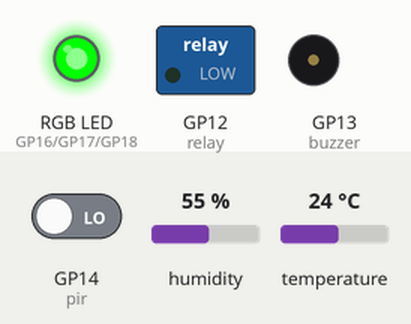
Simulated run of this program. Board: Raspberry Pi Pico running MicroPython. On the bench: switched loads named in the program (green lamp = pin HIGH), an RGB LED mixed from three pins (HIGH = lit), buzzer (waves = sounding, pin HIGH). Wiring (from the project's diagram.json): relay on GP12, buzzer on GP13, PIR motion sensor on GP14, DHT22 sensor on GP15, red LED on GP16, green LED on GP17, blue LED on GP18. The inputs (shaded band) are chosen by the test bench; at power-on: GP14 (pir) LOW, temperature 24 °C, humidity 55 %. WiFi joins after 1.5 s; no MQTT or app messages arrive unless stated; the clock reads 2024-03-15 10:24:30 at power-on unless the program sets it; what the program prints to the serial console is not drawn.

Above: at 3.4 s.
3.5 s: GP14 (pir) driven HIGH
At 5.42 s:
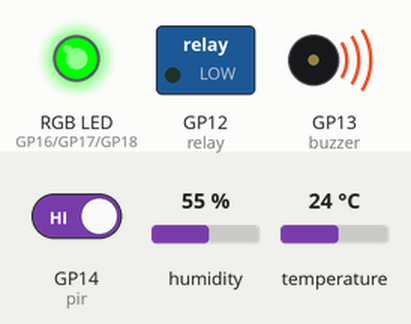
At 5.97 s:
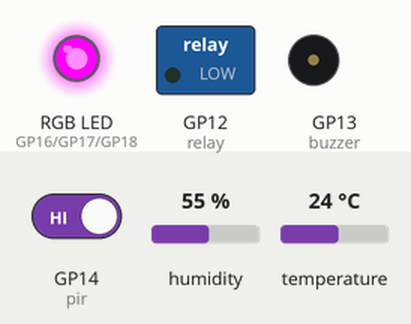
7.6 s: temperature set to 27.5 °C
13.6 s: temperature set to 28.7 °C
At 16.7 s:
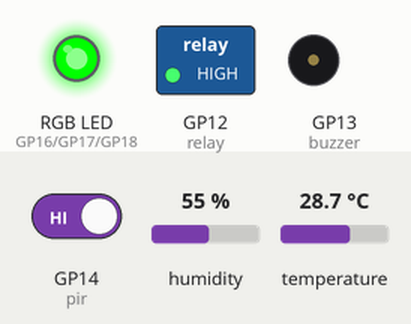
Timing chart, 0 to 21.3 s (numbered marks = the images above; inputs shaded):
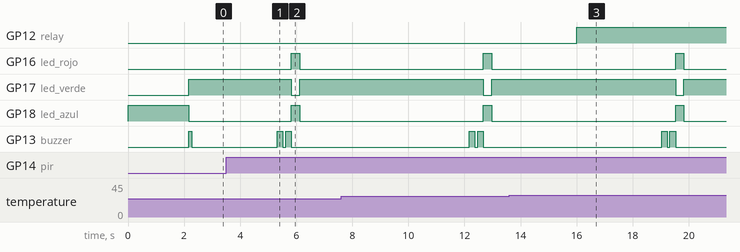

The program:

main.py
```python
import time
import ujson
from configuracion import *
from sensores import GestorSensores
from actuadores import GestorActuadores
from conectividad import GestorConectividad
from automatizacion import GestorAutomatizacion
from utilidades import *

#  VARIABLES GLOBALES

# Gestores del sistema
gestor_sensores = None
gestor_actuadores = None
gestor_conectividad = None
gestor_automatizacion = None

# Contador de ciclos
contador_ciclos = 0

#  CALLBACKS

def callback_mqtt(topic, msg):
    """
    Callback para procesar mensajes MQTT entrantes
    """
    global gestor_actuadores

    log_evento("INFO", f"Mensaje MQTT recibido en {topic.decode()}")

    try:
        comando = ujson.loads(msg)
        dispositivo = comando.get("dispositivo", "")
        accion = comando.get("accion", "")

        if dispositivo == "relay":
            if accion == "encender":
                gestor_actuadores.activar_relay()
                log_evento("SUCCESS", "Relay activado remotamente")
            elif accion == "apagar":
                gestor_actuadores.desactivar_relay()
                log_evento("SUCCESS", "Relay desactivado remotamente")
            elif accion == "alternar":
                gestor_actuadores.alternar_relay()
                log_evento("SUCCESS", "Relay alternado remotamente")

        elif dispositivo == "led":
            r = comando.get("r", 0)
            g = comando.get("g", 0)
            b = comando.get("b", 0)
            gestor_actuadores.establecer_color_led(r, g, b)
            log_evento("SUCCESS", f"LED cambiado a RGB({r},{g},{b})")

        elif dispositivo == "buzzer":
            if accion == "encender":
                gestor_actuadores.activar_buzzer(0.5)
                log_evento("SUCCESS", "Buzzer activado remotamente")

        else:
            log_evento("WARN", f"Dispositivo desconocido: {dispositivo}")

    except Exception as e:
        log_evento("ERROR", f"Error procesando comando MQTT: {e}")

#  FUNCIONES PRINCIPALES

def inicializar_sistema():
    """Inicializa todos los componentes del sistema"""
    global gestor_sensores, gestor_actuadores, gestor_conectividad, gestor_automatizacion

    imprimir_banner()
    log_evento("INFO", "Iniciando sistema...")

    # Inicializar sensores
    imprimir_separador("SENSORES")
    gestor_sensores = GestorSensores(
        pin_dht=PINES["dht"],
        pin_pir=PINES["pir"]
    )

    # Inicializar actuadores
    imprimir_separador("ACTUADORES")
    gestor_actuadores = GestorActuadores(
        pin_relay=PINES["relay"],
        pin_led_r=PINES["led_rojo"],
        pin_led_g=PINES["led_verde"],
        pin_led_b=PINES["led_azul"],
        pin_buzzer=PINES["buzzer"]
    )

    # Estado inicial - LED azul (inicializando)
    gestor_actuadores.led_azul_encender()

    # Inicializar conectividad
    imprimir_separador("CONECTIVIDAD")
    config_wifi = {
        "ssid": WIFI_SSID,
        "password": WIFI_PASSWORD
    }
    gestor_conectividad = GestorConectividad(
        config_wifi=config_wifi,
        config_mqtt=CONFIGURACION_MQTT,
        callback_mensajes=callback_mqtt
    )

    # Conectar WiFi
    if not gestor_conectividad.conectar_wifi():
        log_evento("WARN", "Sistema continuando sin WiFi")
        gestor_actuadores.led_amarillo_encender()
        time.sleep(2)

    # Conectar MQTT
    if gestor_conectividad.conectado_wifi:
        topics_suscribir = [TOPICS_MQTT["control"]]
        if not gestor_conectividad.conectar_mqtt(topics_suscribir):
            log_evento("WARN", "Sistema continuando sin MQTT")

    # Inicializar automatización
    imprimir_separador("AUTOMATIZACIÓN")
    gestor_automatizacion = GestorAutomatizacion(
        gestor_sensores=gestor_sensores,
        gestor_actuadores=gestor_actuadores,
        parametros=PARAMETROS
    )

    # Sistema listo - LED verde
    gestor_actuadores.led_verde_encender()
    gestor_actuadores.buzzer_confirmacion()

    imprimir_separador()
    log_evento("SUCCESS", "Sistema inicializado correctamente")
    print("\n Iniciando loop principal...\n")

def ejecutar_loop_principal():
    """Loop principal del sistema"""
    global contador_ciclos

    while True:
        try:
            imprimir_separador(f"CICLO #{contador_ciclos + 1}")

            # 1. Leer sensores
            lecturas = gestor_sensores.leer_todos()

            if lecturas["temperatura"] is not None:
                gestor_sensores.mostrar_lecturas()

                # 2. Ejecutar automatización
                gestor_automatizacion.ejecutar_ciclo_automatico(
                    conectividad=gestor_conectividad,
                    topic_alertas=TOPICS_MQTT["alertas"]
                )

                # 3. Enviar datos por MQTT periódicamente
                if gestor_conectividad.conectado_mqtt and (contador_ciclos % PARAMETROS["intervalo_envio_mqtt"] == 0):
                    mensaje = crear_mensaje_datos(
                        temperatura=gestor_sensores.obtener_ultima_temperatura(),
                        humedad=gestor_sensores.obtener_ultima_humedad(),
                        movimiento=gestor_sensores.obtener_estado_movimiento(),
                        relay_estado=gestor_actuadores.obtener_estado_relay()
                    )
                    gestor_conectividad.publicar_mensaje(TOPICS_MQTT["sensores"], mensaje)

                    # Verificar mensajes entrantes
                    gestor_conectividad.verificar_mensajes()

                # 4. Mostrar estado de actuadores
                gestor_actuadores.mostrar_estado()

            else:
                log_evento("WARN", "No se pudieron leer los sensores")

            contador_ciclos += 1
            time.sleep(PARAMETROS["intervalo_lectura"])

        except KeyboardInterrupt:
            log_evento("INFO", "Sistema detenido por usuario")
            break

        except Exception as e:
            log_evento("ERROR", f"Error en loop principal: {e}")
            gestor_actuadores.led_rojo_encender()
            time.sleep(5)
            gestor_actuadores.led_verde_encender()

def limpiar_y_finalizar():
    """Limpia recursos y finaliza el sistema"""
    print("\n")
    imprimir_separador("FINALIZANDO SISTEMA")

    log_evento("INFO", "Limpiando recursos...")

    # Desconectar MQTT
    if gestor_conectividad:
        gestor_conectividad.desconectar_mqtt()

    # Apagar actuadores
    if gestor_actuadores:
        gestor_actuadores.apagar_todo()

    imprimir_separador()
    log_evento("SUCCESS", "Sistema finalizado correctamente")
    print("=" * 60 + "\n")

#  PUNTO DE ENTRADA

def main():
    """Función principal del programa"""
    try:
        # Inicializar sistema
        inicializar_sistema()

        # Ejecutar loop principal
        ejecutar_loop_principal()

    finally:
        # Siempre limpiar al salir
        limpiar_y_finalizar()

# Ejecutar programa
if __name__ == "__main__":
    main()
```

configuracion.py
```python
"""
Configuración del Sistema Smart Home IoT
Raspberry Pi Pico W - MicroPython
Proyecto Final - Desarrollo de Software VIII
"""

WIFI_SSID = "Wokwi-GUEST"
WIFI_PASSWORD = ""

# CONFIGURACIÓN MQTT

CONFIGURACION_MQTT = {
    "broker": "smarthome-utp-310d528f.a02.usw2.aws.hivemq.cloud",
    "puerto": 8883,
    "usuario": "esp32_client",
    "password": "proyectoDS8",
    "cliente_id": "picow_smarthome",
    "keepalive": 7200,
    "usar_ssl": True
}

# Topics MQTT
TOPICS_MQTT = {
    "sensores": "smarthome/sensores",
    "control": "smarthome/control",
    "alertas": "smarthome/alertas",
    "estado": "smarthome/estado"
}

#  PINES GPIO
PINES = {
    "dht": 15,           # GPIO15 - Sensor DHT22 (Temp/Humedad)
    "pir": 14,           # GPIO14 - Sensor PIR (Movimiento)
    "relay": 12,         # GPIO12 - Módulo Relay
    "led_rojo": 16,      # GPIO16 - LED Rojo
    "led_verde": 17,     # GPIO17 - LED Verde
    "led_azul": 18,      # GPIO18 - LED Azul
    "buzzer": 13,        # GPIO13 - Buzzer
    "lcd_sda": 20,       # GPIO20 - Display LCD I2C SDA
    "lcd_scl": 21        # GPIO21 - Display LCD I2C SCL
}

#  PARÁMETROS DEL SISTEMA
PARAMETROS = {
    "temp_maxima": 28.0,           # °C - Activar ventilador
    "temp_minima": 25.0,           # °C - Desactivar ventilador
    "intervalo_lectura": 3,        # Segundos entre lecturas
    "intervalo_envio_mqtt": 10,    # Enviar datos cada X ciclos
    "cooldown_alerta": 5           # Segundos entre alertas de movimiento
}

CONFIGURACION_THINGSPEAK = {
    "api_key": "LTW26AZJYVJYKKT9",
    "canal_id": "3195638",
    "url": "https://api.thingspeak.com/update"
}
```

sensores.py
```python
"""
Módulo de Sensores
Maneja la lectura de todos los sensores del sistema
"""

import dht
from machine import Pin
import time

class GestorSensores:
    """Clase para gestionar todos los sensores del sistema"""

    def __init__(self, pin_dht, pin_pir):
        """
        Inicializa los sensores

        Args:
            pin_dht: Pin GPIO para sensor DHT22
            pin_pir: Pin GPIO para sensor PIR
        """
        self.sensor_dht = dht.DHT22(Pin(pin_dht))
        self.sensor_pir = Pin(pin_pir, Pin.IN)

        # Variables para almacenar últimas lecturas
        self.temperatura = 0.0
        self.humedad = 0.0
        self.movimiento = False
        self.ultima_lectura_exitosa = 0

        print(" Sensores inicializados")

    def leer_temperatura_humedad(self):
        """
        Lee temperatura y humedad del sensor DHT22

        Returns:
            tuple: (temperatura, humedad) o (None, None) si hay error
        """
        try:
            self.sensor_dht.measure()
            self.temperatura = self.sensor_dht.temperature()
            self.humedad = self.sensor_dht.humidity()
            self.ultima_lectura_exitosa = time.time()
            return (self.temperatura, self.humedad)

        except OSError as e:
            print(f" Error leyendo DHT22: {e}")
            return (None, None)

    def leer_movimiento(self):
        """
        Lee el estado del sensor PIR

        Returns:
            bool: True si detecta movimiento, False si no
        """
        self.movimiento = self.sensor_pir.value() == 1
        return self.movimiento

    def leer_todos(self):
        """
        Lee todos los sensores del sistema

        Returns:
            dict: Diccionario con todas las lecturas
        """
        temp, hum = self.leer_temperatura_humedad()
        mov = self.leer_movimiento()

        return {
            "temperatura": temp,
            "humedad": hum,
            "movimiento": mov,
            "timestamp": time.time()
        }

    def obtener_ultima_temperatura(self):
        """Retorna la última temperatura leída"""
        return self.temperatura

    def obtener_ultima_humedad(self):
        """Retorna la última humedad leída"""
        return self.humedad

    def obtener_estado_movimiento(self):
        """Retorna el último estado de movimiento"""
        return self.movimiento

    def mostrar_lecturas(self):
        """Imprime las lecturas actuales en consola de forma formateada"""
        print(f" Temp: {self.temperatura:.1f}°C | Humedad: {self.humedad:.1f}% | Movimiento: {'SÍ' if self.movimiento else 'NO'}")
```

actuadores.py
```python
"""
Módulo de Actuadores
Controla todos los actuadores del sistema (relay, LEDs, buzzer)
"""

from machine import Pin
import time

class GestorActuadores:
    """Clase para gestionar todos los actuadores del sistema"""

    def __init__(self, pin_relay, pin_led_r, pin_led_g, pin_led_b, pin_buzzer):
        """
        Inicializa los actuadores

        Args:
            pin_relay: Pin GPIO para relay
            pin_led_r: Pin GPIO para LED rojo
            pin_led_g: Pin GPIO para LED verde
            pin_led_b: Pin GPIO para LED azul
            pin_buzzer: Pin GPIO para buzzer
        """
        # Inicializar pines como salida
        self.relay = Pin(pin_relay, Pin.OUT)
        self.led_rojo = Pin(pin_led_r, Pin.OUT)
        self.led_verde = Pin(pin_led_g, Pin.OUT)
        self.led_azul = Pin(pin_led_b, Pin.OUT)
        self.buzzer = Pin(pin_buzzer, Pin.OUT)

        # Estado actual
        self.relay_activo = False
        self.color_led_actual = (0, 0, 0)

        # Apagar todo al iniciar
        self.apagar_todo()

        print(" Actuadores inicializados")

    def activar_relay(self):
        """Activa el relay (enciende ventilador/luz)"""
        self.relay.value(1)
        self.relay_activo = True
        print("🔌 Relay ACTIVADO")

    def desactivar_relay(self):
        """Desactiva el relay (apaga ventilador/luz)"""
        self.relay.value(0)
        self.relay_activo = False
        print("🔌 Relay DESACTIVADO")

    def alternar_relay(self):
        """Alterna el estado del relay"""
        if self.relay_activo:
            self.desactivar_relay()
        else:
            self.activar_relay()

    def obtener_estado_relay(self):
        """Retorna el estado actual del relay"""
        return self.relay_activo

    def establecer_color_led(self, rojo, verde, azul):
        """
        Establece el color del LED RGB

        Args:
            rojo: 0 o 1
            verde: 0 o 1
            azul: 0 o 1
        """
        self.led_rojo.value(rojo)
        self.led_verde.value(verde)
        self.led_azul.value(azul)
        self.color_led_actual = (rojo, verde, azul)

    def led_rojo_encender(self):
        """LED rojo - Indica error o problema"""
        self.establecer_color_led(1, 0, 0)

    def led_verde_encender(self):
        """LED verde - Indica sistema OK"""
        self.establecer_color_led(0, 1, 0)

    def led_azul_encender(self):
        """LED azul - Indica inicialización"""
        self.establecer_color_led(0, 0, 1)

    def led_morado_encender(self):
        """LED morado - Indica alerta"""
        self.establecer_color_led(1, 0, 1)

    def led_amarillo_encender(self):
        """LED amarillo - Indica advertencia"""
        self.establecer_color_led(1, 1, 0)

    def led_apagar(self):
        """Apaga el LED RGB"""
        self.establecer_color_led(0, 0, 0)

    def activar_buzzer(self, duracion=0.5):
        """
        Activa el buzzer por un tiempo determinado

        Args:
            duracion: Duración en segundos (default: 0.5)
        """
        self.buzzer.value(1)
        time.sleep(duracion)
        self.buzzer.value(0)

    def buzzer_alerta(self):
        """Patrón de sonido para alerta (2 beeps cortos)"""
        self.activar_buzzer(0.2)
        time.sleep(0.1)
        self.activar_buzzer(0.2)

    def buzzer_error(self):
        """Patrón de sonido para error (beep largo)"""
        self.activar_buzzer(1.0)

    def buzzer_confirmacion(self):
        """Patrón de sonido para confirmación (beep muy corto)"""
        self.activar_buzzer(0.1)

    def apagar_todo(self):
        """Apaga todos los actuadores"""
        self.desactivar_relay()
        self.led_apagar()
        self.buzzer.value(0)
        print(" Todos los actuadores apagados")

    def mostrar_estado(self):
        """Muestra el estado actual de los actuadores"""
        print(f" Estado: Relay={'ON' if self.relay_activo else 'OFF'} | LED=RGB{self.color_led_actual}")
```

utilidades.py
```python
"""
Módulo de Utilidades
Funciones auxiliares del sistema
"""

import time

def imprimir_banner():
    """Imprime el banner inicial del sistema"""
    print("\n" + "=" * 60)
    print(" SISTEMA SMART HOME IOT")
    print("   MicroPython")
    print("   Universidad Tecnológica de Panamá")
    print("   Desarrollo de Software VIII")
    print("=" * 60 + "\n")

def imprimir_separador(texto=""):
    if texto:
        print(f"\n{'─' * 20} {texto} {'─' * 20}")
    else:
        print("─" * 60)

def formatear_tiempo(timestamp):
    """
    Formatea un timestamp a formato legible

    Args:
        timestamp: Unix timestamp

    Returns:
        str: Tiempo formateado
    """
    # MicroPython no tiene datetime, retornamos el timestamp
    return f"{int(timestamp)}"

def crear_mensaje_datos(temperatura, humedad, movimiento, relay_estado):
    """
    Crea un diccionario con datos del sistema

    Args:
        temperatura: Temperatura actual
        humedad: Humedad actual
        movimiento: Estado de movimiento
        relay_estado: Estado del relay

    Returns:
        dict: Datos formateados
    """
    return {
        "temperatura": round(temperatura, 2) if temperatura else None,
        "humedad": round(humedad, 2) if humedad else None,
        "movimiento": movimiento,
        "relay": relay_estado,
        "timestamp": time.time()
    }

def log_evento(tipo, mensaje):
    """
    Registra un evento en consola con formato

    """
    iconos = {
        "INFO": "ℹ️",
        "WARN": "⚠️",
        "ERROR": "❌",
        "SUCCESS": "✅",
        "DATA": "📊"
    }
    icono = iconos.get(tipo, "")
    print(f"{icono} [{tipo}] {mensaje}")
```

Source omitted: conectividad.py (5571 bytes), automatizacion.py (3869 bytes)

Measured:
- the behaviour switches between 28 and 28.1 °C on temperature (found by bisection; images 2 and 3)
- after the input at 3.5 s, GP16 (led_rojo), GP18 (led_azul): LOW → HIGH after 2.3 s, → LOW 0.30 s later; GP17 (led_verde): HIGH → LOW after 2.3 s, → HIGH 0.30 s later; GP13 (buzzer): alternates HIGH for 0.20 s and LOW for 0.10 s, 4 changes in all, then stays LOW, starting after 1.8 s
- after the input at 13.6 s, GP12 (relay): LOW → HIGH after 2.4 s
